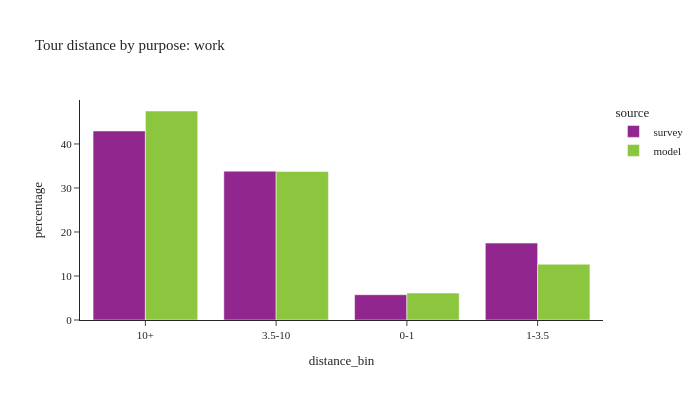

Notebook cell for this chart:
### Code cell
plot_bins(tour, pl.col('pdpurp') == 1, 'work')

### Figure 1 — Plotly figure (JSON) as saved in the notebook; plotly's stock layout.template omitted (floating-point values rounded to 4 significant figures)
{"data": [{"alignmentgroup": "True", "customdata": [[620], [611], [198], [408]], "hovertemplate": "source=survey<br>distance_bin=%{x}<br>percentage=%{y}<br>sample count=%{customdata[0]}<extra></extra>", "legendgroup": "survey", "marker": {"color": "#91268F", "pattern": {"shape": ""}}, "name": "survey", "offsetgroup": "survey", "orientation": "v", "showlegend": true, "textposition": "auto", "type": "bar", "x": ["10+", "3.5-10", "0-1", "1-3.5"], "xaxis": "x", "y": [42.95, 33.83, 5.742, 17.48], "yaxis": "y"}, {"alignmentgroup": "True", "customdata": [[95463], [527217], [742279], [198054]], "hovertemplate": "source=model<br>distance_bin=%{x}<br>percentage=%{y}<br>sample count=%{customdata[0]}<extra></extra>", "legendgroup": "model", "marker": {"color": "#8CC63E", "pattern": {"shape": ""}}, "name": "model", "offsetgroup": "model", "orientation": "v", "showlegend": true, "textposition": "auto", "type": "bar", "x": ["0-1", "3.5-10", "10+", "1-3.5"], "xaxis": "x", "y": [6.108, 33.73, 47.49, 12.67], "yaxis": "y"}], "layout": {"barmode": "group", "font": {"size": 11}, "height": 400, "legend": {"title": {"text": "source"}, "tracegroupgap": 0}, "title": {"text": "Tour distance by purpose: work"}, "width": 700, "xaxis": {"anchor": "y", "domain": [0.0, 1.0], "title": {"text": "distance_bin"}}, "yaxis": {"anchor": "x", "domain": [0.0, 1.0], "title": {"text": "percentage"}}}}
